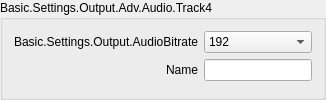
                             <widget class="QGroupBox" name="groupBox_4">
                              <property name="sizePolicy">
                               <sizepolicy hsizetype="Preferred" vsizetype="Maximum">
                                <horstretch>0</horstretch>
                                <verstretch>0</verstretch>
                               </sizepolicy>
                              </property>
                              <property name="title">
                               <string>Basic.Settings.Output.Adv.Audio.Track4</string>
                              </property>
                              <layout class="QFormLayout" name="formLayout_13">
                               <property name="fieldGrowthPolicy">
                                <enum>QFormLayout::AllNonFixedFieldsGrow</enum>
                               </property>
                               <property name="labelAlignment">
                                <set>Qt::AlignRight|Qt::AlignTrailing|Qt::AlignVCenter</set>
                               </property>
                               <item row="0" column="0">
                                <widget class="QLabel" name="label_53">
                                 <property name="minimumSize">
                                  <size>
                                   <width>170</width>
                                   <height>0</height>
                                  </size>
                                 </property>
                                 <property name="text">
                                  <string>Basic.Settings.Output.AudioBitrate</string>
                                 </property>
                                 <property name="alignment">
                                  <set>Qt::AlignRight|Qt::AlignTrailing|Qt::AlignVCenter</set>
                                 </property>
                                 <property name="buddy">
                                  <cstring>advOutTrack4Bitrate</cstring>
                                 </property>
                                </widget>
                               </item>
                               <item row="0" column="1">
                                <widget class="QComboBox" name="advOutTrack4Bitrate">
                                 <property name="currentIndex">
                                  <number>8</number>
                                 </property>
                                 <item>
                                  <property name="text">
                                   <string>32</string>
                                  </property>
                                 </item>
                                 <item>
                                  <property name="text">
                                   <string>48</string>
                                  </property>
                                 </item>
                                 <item>
                                  <property name="text">
                                   <string>64</string>
                                  </property>
                                 </item>
                                 <item>
                                  <property name="text">
                                   <string>80</string>
                                  </property>
                                 </item>
                                 <item>
                                  <property name="text">
                                   <string>96</string>
                                  </property>
                                 </item>
                                 <item>
                                  <property name="text">
                                   <string>112</string>
                                  </property>
                                 </item>
                                 <item>
                                  <property name="text">
                                   <string>128</string>
                                  </property>
                                 </item>
                                 <item>
                                  <property name="text">
                                   <string>160</string>
                                  </property>
                                 </item>
                                 <item>
                                  <property name="text">
                                   <string>192</string>
                                  </property>
                                 </item>
                                 <item>
                                  <property name="text">
                                   <string>256</string>
                                  </property>
                                 </item>
                                 <item>
                                  <property name="text">
                                   <string>320</string>
                                  </property>
                                 </item>
                                </widget>
                               </item>
                               <item row="1" column="0">
                                <widget class="QLabel" name="label_54">
                                 <property name="text">
                                  <string>Name</string>
                                 </property>
                                 <property name="buddy">
                                  <cstring>advOutTrack4Name</cstring>
                                 </property>
                                </widget>
                               </item>
                               <item row="1" column="1">
                                <widget class="QLineEdit" name="advOutTrack4Name"/>
                               </item>
                              </layout>
                             </widget>
